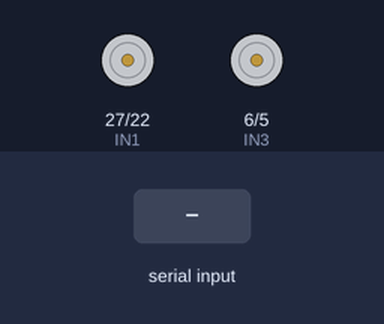
A program run on a simulated Raspberry Pi (BCM pin numbers). Shown: motor-driver pin pairs drawn as motors (green arrow = first pin HIGH = forward, orange = second pin HIGH = backward, longer = more drive, scaled by the enable pin). Inputs (shaded band) come from the test bench. The clock reads 2024-03-15 10:24:30 at power-on unless the program sets it; the camera gives no picture and a still takes 0.5 s; what the program prints to the terminal is not drawn.

Above: at 1.2 s.
1.3 s: "w" typed at the terminal, then Enter
At 2.6 s:
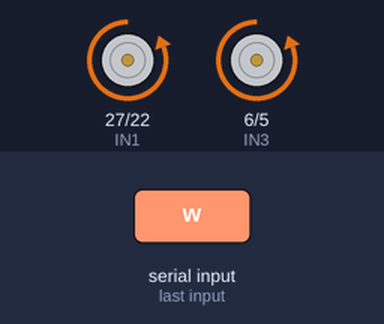
4.3 s: "s" typed at the terminal, then Enter
At 5.2 s:
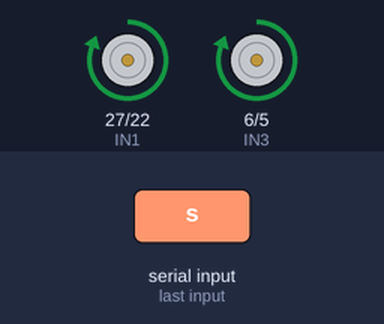
6.8 s: "a" typed at the terminal, then Enter
At 7.7 s:
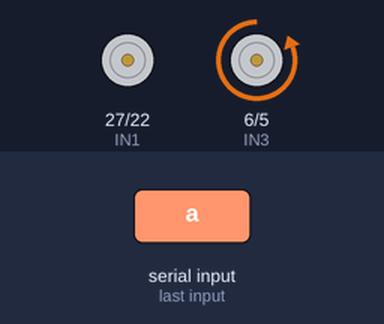
9.3 s: "d" typed at the terminal, then Enter
At 10.2 s:
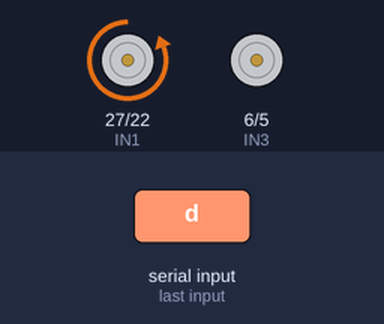
Timing chart, 0 to 12.3 s (numbered marks = the images above; inputs shaded):
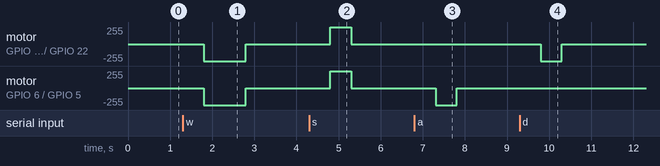

The program:

drive-rc-collect-samples.py
```python
from picamera import PiCamera
from lib.drive.motor import forward, backward, left, right, stop
from lib.camera.camera import makePhoto
import json
import os

camera = PiCamera()

seqJson = {"sequence": []}

sequencesPath = "./sequences/"

if(os.path.exists(sequencesPath) == False):
  os.mkdir(sequencesPath)

currentSeqPath = sequencesPath + "sequence_" + str(len(next(os.walk(sequencesPath))[1])+1) + "/"
os.mkdir(currentSeqPath)

while 1:
    cmd = input()
    print(cmd)
    print(seqJson["sequence"])
    currentIteration = {}
    currentIteration["photo"] = makePhoto(currentSeqPath, camera)
    if(cmd == 'w'):
        currentIteration["action"] = 'forward'
        forward(1)
        stop()
    if(cmd == 's'):
        currentIteration["action"] = 'backward'
        backward(0.5)
        stop()
    if(cmd == 'a'):
        currentIteration["action"] = 'left'
        left(0.5)
        stop()
    if(cmd == 'd'):
        currentIteration["action"] = 'right'
        right(0.5)
        stop()
    if(cmd == 'x'):
        stop()
    if(cmd == 'z'):
        with open(currentSeqPath + "sequence.json", "w") as outfile:
          outfile.write(json.dumps(seqJson, indent=4))
        break
    seqJson["sequence"].append(currentIteration)
    
```

motor.py
```python
import RPi.GPIO as GPIO
from time import sleep

ENA = 17
IN1 = 27
IN2 = 22

ENB = 13
IN3 = 6
IN4 = 5

GPIO.setmode(GPIO.BCM)
GPIO.setwarnings(False)
GPIO.setup(ENA, GPIO.OUT)
GPIO.setup(IN1, GPIO.OUT)
GPIO.setup(IN2, GPIO.OUT)
GPIO.setup(ENB, GPIO.OUT)
GPIO.setup(IN3, GPIO.OUT)
GPIO.setup(IN4, GPIO.OUT)

DEFAULT_SLEEPSEC = 1.0

def backward(sleepSec: float = DEFAULT_SLEEPSEC):
    GPIO.output(ENA, GPIO.HIGH)
    GPIO.output(ENB, GPIO.HIGH)
    GPIO.output(IN1, GPIO.HIGH)
    GPIO.output(IN2, GPIO.LOW)
    GPIO.output(IN3, GPIO.HIGH)
    GPIO.output(IN4, GPIO.LOW)
    sleep(sleepSec)

def forward(sleepSec: float = DEFAULT_SLEEPSEC):
    GPIO.output(ENA, GPIO.HIGH)
    GPIO.output(ENB, GPIO.HIGH)
    GPIO.output(IN1, GPIO.LOW)
    GPIO.output(IN2, GPIO.HIGH)
    GPIO.output(IN3, GPIO.LOW)
    GPIO.output(IN4, GPIO.HIGH)
    sleep(sleepSec)

def right(sleepSec: float = DEFAULT_SLEEPSEC):
    GPIO.output(ENA, GPIO.HIGH)
    GPIO.output(IN1, GPIO.LOW)
    GPIO.output(IN2, GPIO.HIGH)
    GPIO.output(ENB, GPIO.LOW)
    GPIO.output(IN3, GPIO.LOW)
    GPIO.output(IN4, GPIO.LOW)
    sleep(sleepSec)

def left(sleepSec: float = DEFAULT_SLEEPSEC):
    GPIO.output(ENB, GPIO.HIGH)
    GPIO.output(IN3, GPIO.LOW)
    GPIO.output(IN4, GPIO.HIGH)
    GPIO.output(ENA, GPIO.LOW)
    GPIO.output(IN1, GPIO.LOW)
    GPIO.output(IN2, GPIO.LOW)
    sleep(sleepSec)

def stop():
    GPIO.output(ENA, GPIO.LOW)
    GPIO.output(IN1, GPIO.LOW)
    GPIO.output(IN2, GPIO.LOW)
    GPIO.output(ENB, GPIO.LOW)
    GPIO.output(IN3, GPIO.LOW)
    GPIO.output(IN4, GPIO.LOW)
```

camera.py
```python
import datetime

photosPath = "../../sample/cameraBuffer/"

def makePhoto(path, camera):
    fileName = path + str(datetime.datetime.now()) + ".jpg"
    camera.capture(fileName)
    return fileName
```

Measured:
- after the input at 1.3 s, motor on GPIO 27 (IN1) / GPIO 22 (IN2), motor on GPIO 6 (IN3) / GPIO 5 (IN4): stopped → backward 255/255 after 0.50 s, → stopped 1.0 s later
- after the input at 4.3 s, motor on GPIO 27 (IN1) / GPIO 22 (IN2), motor on GPIO 6 (IN3) / GPIO 5 (IN4): stopped → forward 255/255 after 0.50 s, → stopped 0.50 s later
- after the input at 6.8 s, motor on GPIO 6 (IN3) / GPIO 5 (IN4): stopped → backward 255/255 after 0.50 s, → stopped 0.50 s later
- after the input at 9.3 s, motor on GPIO 27 (IN1) / GPIO 22 (IN2): stopped → backward 255/255 after 0.50 s, → stopped 0.50 s later
